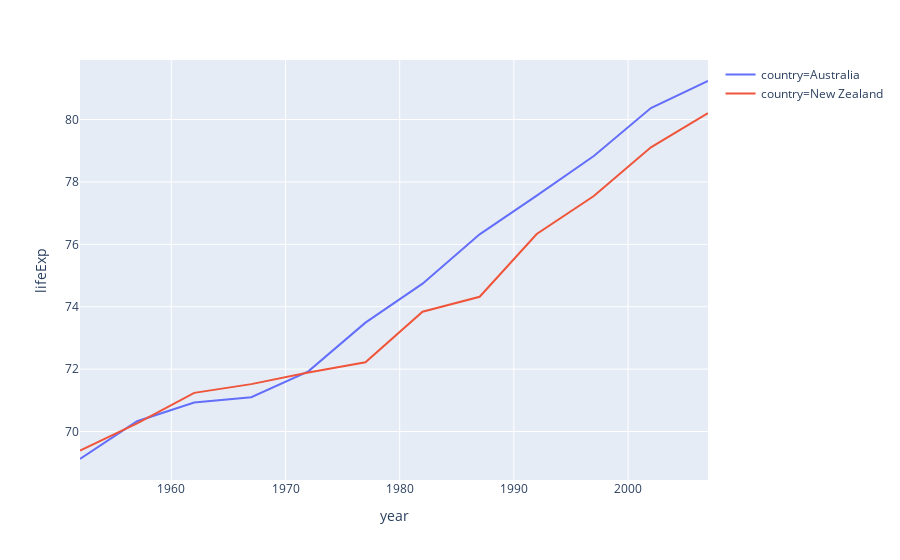

The notebook cell this image was saved under:
### Markdown cell above
# Plotly Dash

### Code cell
# Line chart (express)
import plotly.express as px

df = px.data.gapminder().query("continent=='Oceania'")
fig = px.line(df, x="year", y="lifeExp", color='country')
fig.show()

df = px.data.gapminder().query("continent=='Oceania'")

df

### Figure 1 — Plotly figure (JSON) as saved in the notebook; plotly's stock layout.template omitted (floating-point values rounded to 4 significant figures)
{"data": [{"hoverlabel": {"namelength": 0}, "hovertemplate": "country=Australia<br>year=%{x}<br>lifeExp=%{y}", "legendgroup": "country=Australia", "line": {"color": "#636efa", "dash": "solid"}, "mode": "lines", "name": "country=Australia", "showlegend": true, "type": "scatter", "x": [1952, 1957, 1962, 1967, 1972, 1977, 1982, 1987, 1992, 1997, 2002, 2007], "xaxis": "x", "y": [69.12, 70.33, 70.93, 71.1, 71.93, 73.49, 74.74, 76.32, 77.56, 78.83, 80.37, 81.23], "yaxis": "y"}, {"hoverlabel": {"namelength": 0}, "hovertemplate": "country=New Zealand<br>year=%{x}<br>lifeExp=%{y}", "legendgroup": "country=New Zealand", "line": {"color": "#EF553B", "dash": "solid"}, "mode": "lines", "name": "country=New Zealand", "showlegend": true, "type": "scatter", "x": [1952, 1957, 1962, 1967, 1972, 1977, 1982, 1987, 1992, 1997, 2002, 2007], "xaxis": "x", "y": [69.39, 70.26, 71.24, 71.52, 71.89, 72.22, 73.84, 74.32, 76.33, 77.55, 79.11, 80.2], "yaxis": "y"}], "layout": {"legend": {"tracegroupgap": 0}, "margin": {"t": 60}, "xaxis": {"anchor": "y", "domain": [0, 1], "title": {"text": "year"}}, "yaxis": {"anchor": "x", "domain": [0, 1], "title": {"text": "lifeExp"}}}}
